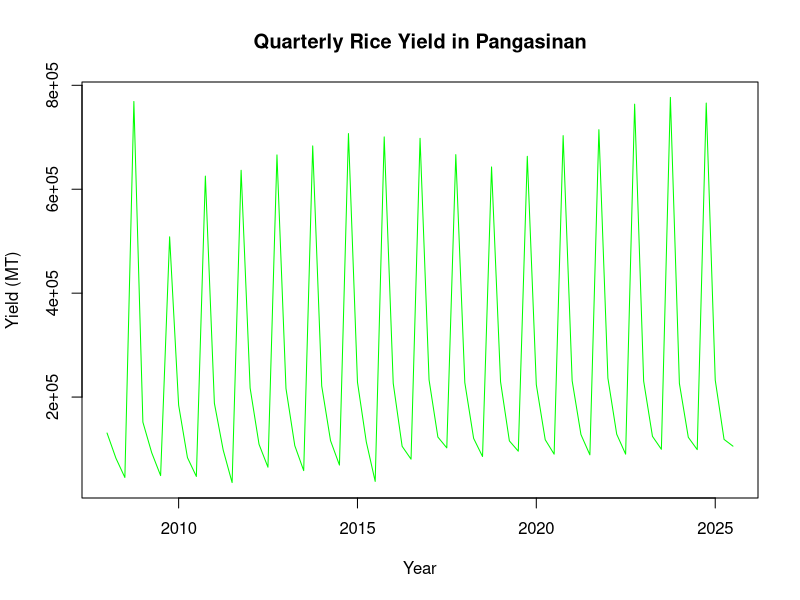
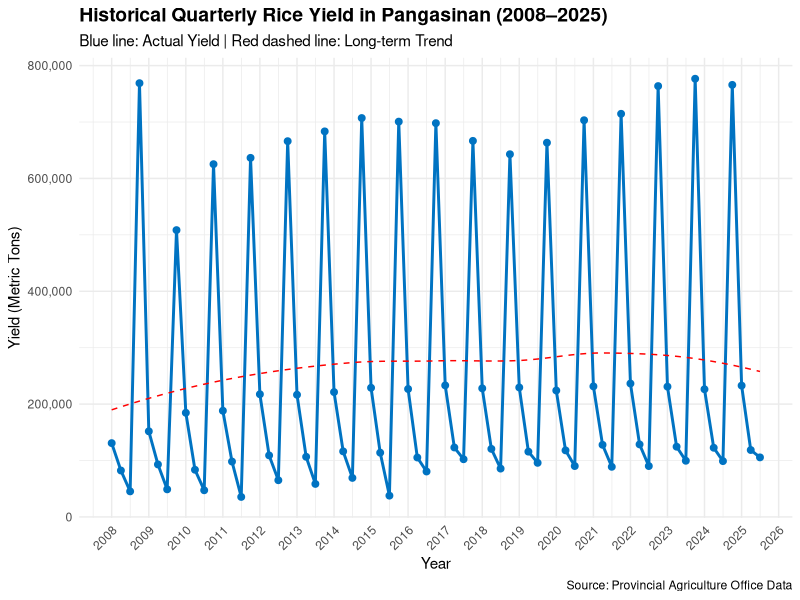
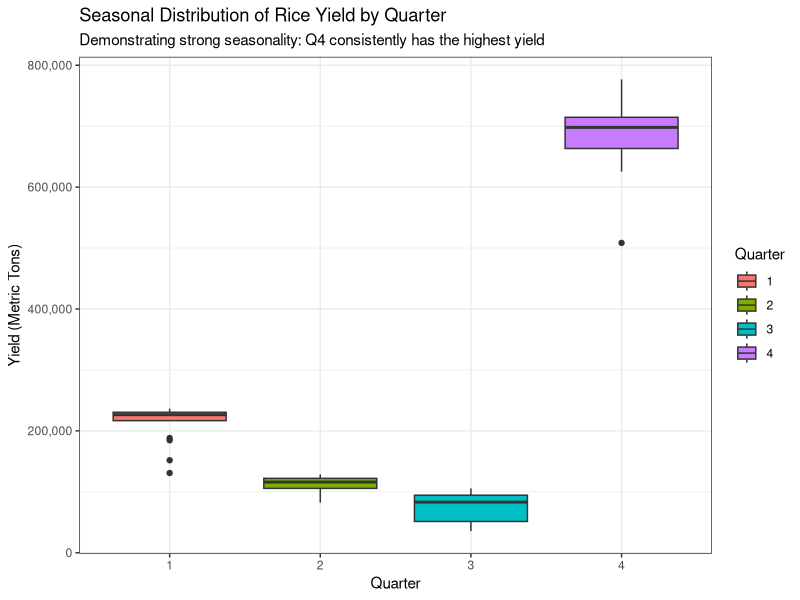

Generate these figures, in order, with R:
# 1. Install necessary packages (if you haven't already)
if (!require("readxl")) install.packages("readxl")
if (!require("tidyverse")) install.packages("tidyverse")
if (!require("zoo")) install.packages("zoo") # 'zoo' is needed for filling missing values

# 2. Load the libraries
library(readxl)
library(dplyr)
library(tidyr)
library(zoo)
library(ggplot2)
library(scales)

# --- STEP 1: LOAD THE DATA ---
# Make sure the file "2E4EVCP0.xlsx" is in your R working directory
# We read it with col_names = FALSE to handle the messy headers manually
raw_data <- read_excel("2E4EVCP0.xlsx", col_names = FALSE)

# --- STEP 2: EXTRACT AND CLEAN ROWS ---

# Row 1 in Excel contains the YEARS (indices are 1-based in R)
# We remove the first column (which is just labels like 'Type')
years_raw <- as.numeric(as.vector(raw_data[1, -1])) 

# Use na.locf to "Forward Fill" the years (replace NA with the previous year)
years_clean <- na.locf(years_raw, na.rm = FALSE)

# Row 2 in Excel contains the PERIODS (Quarter 1, Semester 1, etc.)
periods_raw <- as.character(as.vector(raw_data[2, -1]))

# Row 5 in Excel contains the TOTAL PALAY YIELD (based on your file structure)
# Check: Row 3 is Irrigated, Row 4 is Rainfed, Row 5 is Total Palay
yield_raw <- as.numeric(as.vector(raw_data[5, -1]))

# --- STEP 3: CREATE THE DATAFRAME ---

# Combine these vectors into a temporary dataframe
temp_df <- data.frame(
  Year = years_clean,
  Period = periods_raw,
  Yield = yield_raw,
  stringsAsFactors = FALSE
)

# --- STEP 4: FILTER AND FORMAT ---

final_df <- temp_df %>%
  # Filter: We only want rows where Period contains "Quarter"
  filter(grepl("Quarter", Period)) %>%
  
  # Extract the Quarter Number (e.g., "Quarter 1" -> 1)
  mutate(
    Quarter = as.numeric(gsub("Quarter ", "", Period)),
    
    # Create a specific Date column for plotting (Day is set to 1st of the Quarter)
    # Q1=Jan(1), Q2=Apr(4), Q3=Jul(7), Q4=Oct(10)
    Date = as.Date(paste(Year, (Quarter - 1) * 3 + 1, "01", sep = "-"))
  ) %>%
  
  # Select and reorder the columns we need
  select(Date, Year, Quarter, Yield) %>%
  
  # Sort by Date just to be safe
  arrange(Date)

# --- STEP 5: INSPECT AND SAVE ---

# View the first few rows
print(head(final_df))

# Check for any missing values
print(paste("Missing Values:", sum(is.na(final_df$Yield))))

# Save the cleaned data to a CSV file for your analysis
write.csv(final_df, "Pangasinan_Rice_Yield_Clean.csv", row.names = FALSE)

# Simple plot to verify the data looks correct
plot(final_df$Date, final_df$Yield, type = "l", col = "green", 
     main = "Quarterly Rice Yield in Pangasinan", 
     xlab = "Year", ylab = "Yield (MT)")

#Enhance Plot for visualization
# --- PLOT OPTION 1: Enhanced Trend Line ---
# This shows the history with clear markers for each quarter

ggplot(final_df, aes(x = Date, y = Yield)) +
  # Add the line
  geom_line(color = "#0073C2", size = 1) +
  # Add points so you can see exactly where each quarter falls
  geom_point(color = "#0073C2", size = 2) +
  # Add a smooth trend line (optional - helps see long-term growth)
  geom_smooth(method = "loess", color = "red", se = FALSE, linetype = "dashed", size = 0.5) +
  
  # Fix the X-axis to show every year
  scale_x_date(date_breaks = "1 year", date_labels = "%Y") +
  # Fix the Y-axis to use commas (e.g., 200,000 instead of scientific notation)
  scale_y_continuous(labels = comma) +
  
  # Add titles and labels
  labs(
    title = "Historical Quarterly Rice Yield in Pangasinan (2008–2025)",
    subtitle = "Blue line: Actual Yield | Red dashed line: Long-term Trend",
    x = "Year",
    y = "Yield (Metric Tons)",
    caption = "Source: Provincial Agriculture Office Data"
  ) +
  
  # Use a clean, professional theme
  theme_minimal() +
  theme(
    axis.text.x = element_text(angle = 45, hjust = 1), # Rotate years for readability
    plot.title = element_text(face = "bold", size = 14)
  )


# --- PLOT OPTION 2: Seasonal Pattern Plot ---
# This is VERY important for your study. It proves why you need SARIMA.
# It shows the distribution of yield for each Quarter specifically.

ggplot(final_df, aes(x = factor(Quarter), y = Yield, fill = factor(Quarter))) +
  geom_boxplot() +
  scale_y_continuous(labels = comma) +
  labs(
    title = "Seasonal Distribution of Rice Yield by Quarter",
    subtitle = "Demonstrating strong seasonality: Q4 consistently has the highest yield",
    x = "Quarter",
    y = "Yield (Metric Tons)",
    fill = "Quarter"
  ) +
  theme_bw()